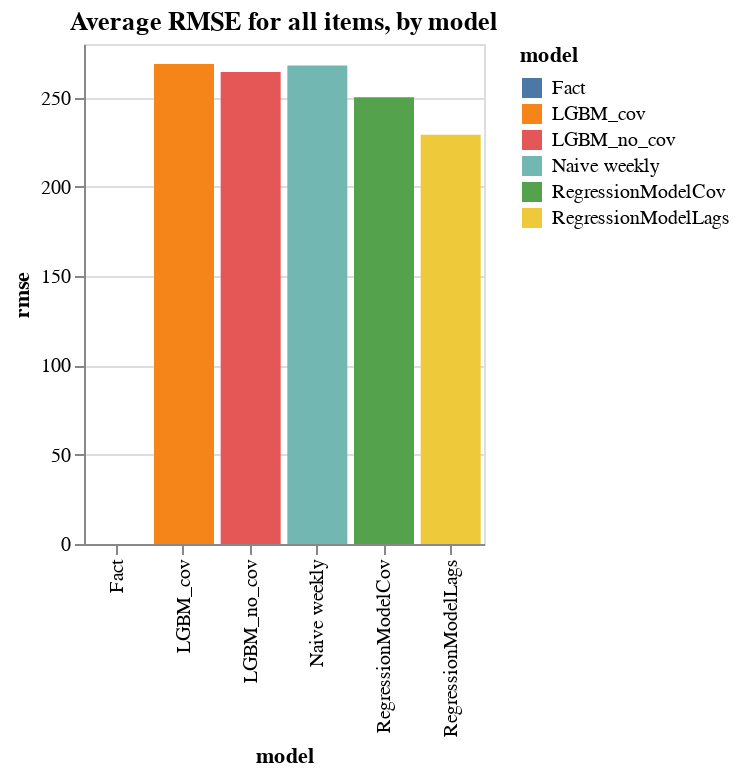

The notebook cell this image was saved under:
### Code cell
alt.Chart((eval_df.groupby(['model']).sum()[['rmse_normalized','rmse']]/3).reset_index(),
         title='Average RMSE for all items, by model').mark_bar().encode(
    x=alt.X('model:N'),
    y=alt.Y('rmse:Q',scale=alt.Scale(zero=False)),
    color=alt.Color('model:N'),
).properties(width=200, height=250)#.interactive()

### Figure 1 — Vega-Lite specification as saved in the notebook (floating-point values rounded to 4 significant figures)
{"config": {"view": {"continuousWidth": 400, "continuousHeight": 300}}, "data": {"name": "data-7a21739496b569ae151f0e2db4b85776"}, "mark": "bar", "encoding": {"color": {"type": "nominal", "field": "model"}, "x": {"type": "nominal", "field": "model"}, "y": {"type": "quantitative", "field": "rmse", "scale": {"zero": false}}}, "height": 250, "title": "Average RMSE for all items, by model", "width": 200, "$schema": "https://vega.github.io/schema/vega-lite/v4.8.1.json", "datasets": {"data-7a21739496b569ae151f0e2db4b85776": [{"model": "Fact", "rmse_normalized": 0.0, "rmse": 0.0}, {"model": "LGBM_cov", "rmse_normalized": 1.004, "rmse": 268.9}, {"model": "LGBM_no_cov", "rmse_normalized": 0.9873, "rmse": 264.4}, {"model": "Naive weekly", "rmse_normalized": 1.0, "rmse": 267.9}, {"model": "RegressionModelCov", "rmse_normalized": 0.9367, "rmse": 250.2}, {"model": "RegressionModelLags", "rmse_normalized": 0.8575, "rmse": 229.1}]}}
